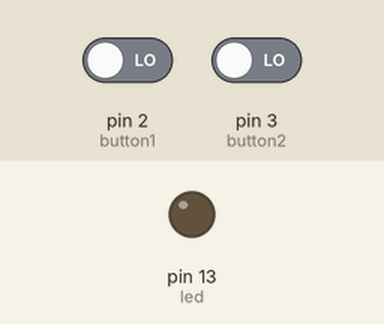
A sketch run on a simulated Arduino Uno, built with avr-gcc and run on an emulated ATmega328P. Parts: output pins drawn as LEDs (lit = HIGH). Inputs (shaded band) come from the test bench; at power-on: pin 2 (button1) LOW, pin 3 (button2) LOW.

Above: at 1.2 s.
1.3 s: pin 2 (button1) driven HIGH and pin 3 (button2) driven HIGH
At 2.0 s:
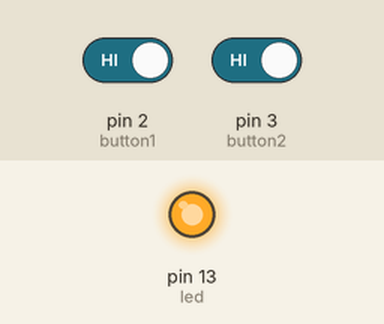
2.8 s: pin 2 (button1) driven LOW
At 3.1 s:
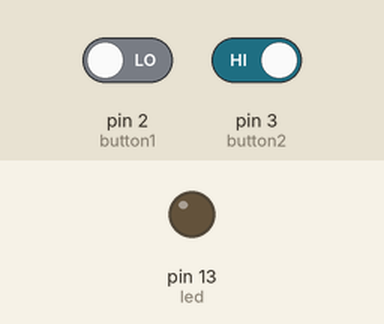
4.3 s: pin 2 (button1) driven HIGH
At 5.4 s:
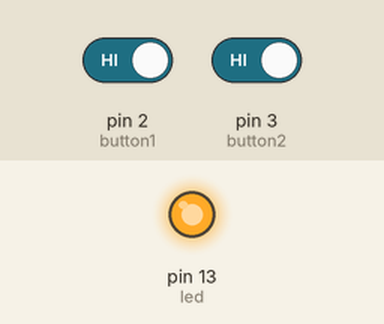
Timing chart, 0 to 7.3 s (numbered marks = the images above; inputs shaded):
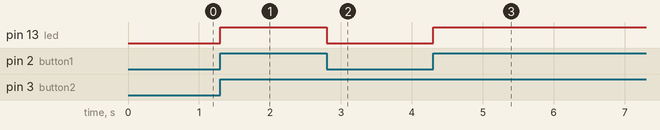

Measured:
- after the input at 1.3 s, pin 13 (led): LOW → HIGH at once
- after the input at 2.8 s, pin 13 (led): HIGH → LOW at once
- after the input at 4.3 s, pin 13 (led): LOW → HIGH at once

The sketch:

en_of.ino
```cpp
int button1 = 2;
int button2 = 3;
int State1;
int State2;
int led = 13;


void setup()
{
    pinMode(led, OUTPUT);
    pinMode(button1, INPUT);
    pinMode(button2, INPUT);
}

void loop()
{
    State1 = digitalRead(button1);
    State2 = digitalRead(button2);
    if (State1 == HIGH && State2 == HIGH) {
        digitalWrite(led, HIGH);
    } else {
        digitalWrite(led, LOW);
    }
}
```
